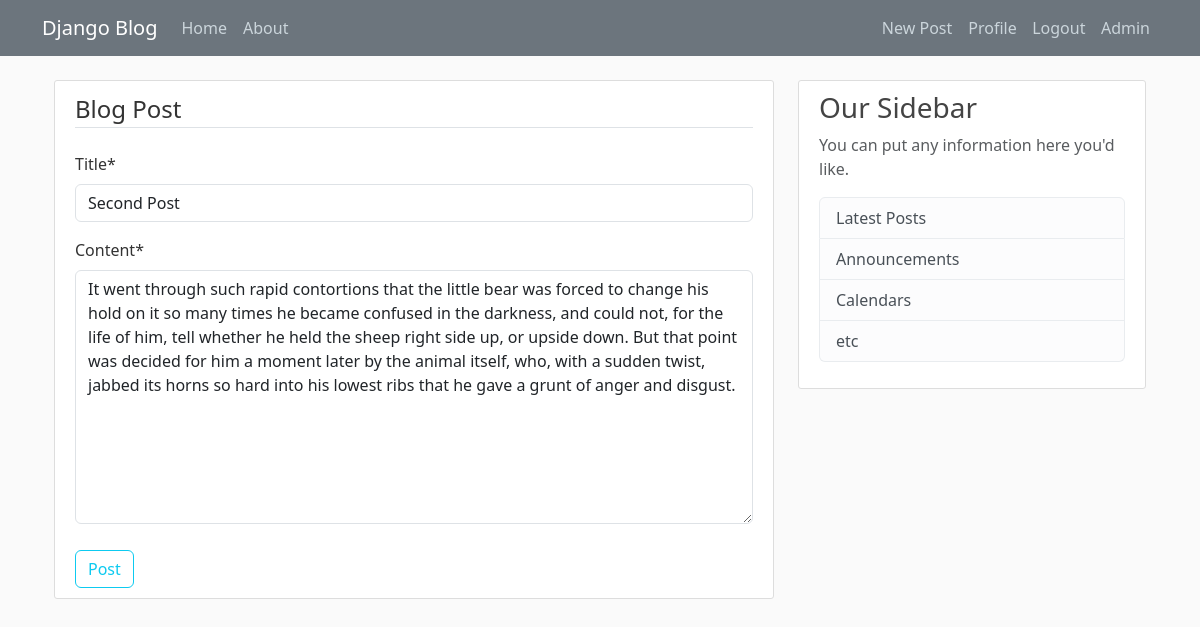
Page /post/2/update/ (signed in) on the committed database.
### MyBlog/models.py (models this page shows, shortened)
class Post(models.Model):
    author = models.ForeignKey(User, on_delete=models.CASCADE)
    title = models.CharField(max_length=100)
    content = models.TextField()
    date_posted = models.DateTimeField(default=timezone.now)

### MyBlog/views.py (the view, shortened to what this page needs)
# urls.py: path('post/<int:pk>/update/', PostUpdateView.as_view(), name='post_update'),
class PostUpdateView(LoginRequiredMixin,UserPassesTestMixin, UpdateView):
    model = Post
    fields = ['title', 'content']
    def test_func(self):
        post = self.get_object()
        if self.request.user == post.author:
            return True
        return False

### MyBlog/Templates/MyBlog/post_form.html (shortened to what this page needs)
{% extends 'Blog/base.html' %}
{% load crispy_forms_filters %}
{% load crispy_forms_tags  %}
{% block content %}
<div class="content-section">
<form  method="post">
    <fieldset class="form-group">
        <legend class="border-bottom mb-4">Blog Post</legend>
        {{ form|crispy }}
    </fieldset>
    <div class="form-group" style="padding-top: 10px">
        <button type="submit" class="btn btn-outline-info">Post</button>
    </div>
</form>
</div>
{% endblock content %}

### MyBlog/static/blog/main.css (style rules this page uses)
body { background: #fafafa; color: #333333; margin-top: 5rem; }
.content-section { background: #ffffff; padding: 10px 20px; border: 1px solid #dddddd; border-radius: 3px; margin-bottom: 20px; }

### rows in the picture
Post: title "Second Post", content "It went through such rapid contortions that the little bear was forced to change his hold on it so many times he became confused in the darkness, and could not, for the life of him, tell whether he held the sheep right side up, or upside down. But that point was decided for him a moment later by the animal itself, who, with a sudden twist, jabbed its horns so hard into his lowest ribs that he gave a grunt of anger and disgust."
